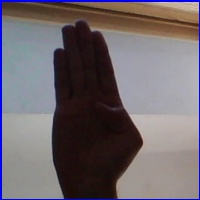
#> input picture Unidade3-PDI/Aula_4/dataset/asl_alphabet_train/asl_alphabet_train/B/B102.jpg, 200 x 200 px
$ python -i features.py   (imports and definitions only)   (older library calls are emulated)
#> lines starting #> are read from the running program, lines starting #| are printed output that depends on the picture; after the words box and inside, x2 and y2 are one past the last pixel; in counts of white or black regions, pixels touching at a corner belong together
### AV2/analise_dataset/segmentacao.py

import cv2
import numpy as np
import matplotlib.pyplot as plt

from PIL import Image

from .config import (
    CLEAN_DIR,
    OUTPUT_DIR,
    CLASSES,
    IMAGE_EXTENSIONS
)


def foreground_mask(imagem):
    """
    Gera uma máscara binária do objeto em primeiro plano.

    Parâmetros:
        imagem: imagem RGB em formato numpy.

    Retorno:
        Máscara binária uint8:
        255 = objeto
        0 = fundo
    """

    if imagem is None:
        raise ValueError("Imagem inválida para segmentação.")

    # Conversão para escala de cinza
    gray = cv2.cvtColor(
        imagem,
        cv2.COLOR_RGB2GRAY
    )
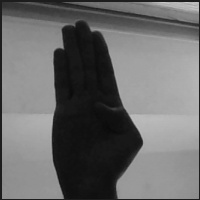
#> gray: shape (200, 200); min 10, max 203, mean 106.3

    # Suavização para reduzir ruídos
    gray = cv2.GaussianBlur(
        gray,
        (5, 5),
        0
    )
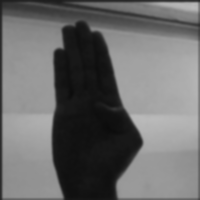
#> gray: shape (200, 200); min 11, max 187, mean 106.6

    # Limiarização automática de Otsu
    _, otsu = cv2.threshold(
        gray,
        0,
        255,
        cv2.THRESH_BINARY + cv2.THRESH_OTSU
    )
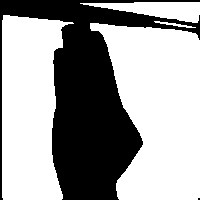
#> otsu: shape (200, 200); 62.3% white; 2 black regions (1 under 20 px), largest, box (x1, y1, x2, y2) and area: (0, 0, 200, 200) 15084

    # Identificação da intensidade média das bordas
    bordas = np.concatenate([
        gray[0, :],
        gray[-1, :],
        gray[:, 0],
        gray[:, -1]
    ])
#> bordas = 800 values, max 126 at index 606, min 20 at index 293, mean 67.38

    intensidade_fundo = np.median(bordas)
#> intensidade_fundo = 46

    # Seleciona a polaridade mais adequada
    if intensidade_fundo > np.median(gray):
        mascara = cv2.bitwise_not(otsu)
    else:
        mascara = otsu

    # Operações morfológicas
    kernel = np.ones((5, 5), np.uint8)

    mascara = cv2.morphologyEx(
        mascara,
        cv2.MORPH_CLOSE,
        kernel
    )
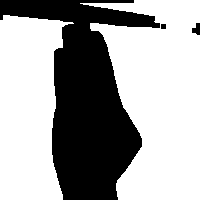
#> mascara: shape (200, 200); 64.3% white; 3 black regions, box (x1, y1, x2, y2) and area: (0, 0, 160, 200) 14206, (192, 23, 200, 35) 67, (161, 24, 166, 29) 25

    mascara = cv2.morphologyEx(
        mascara,
        cv2.MORPH_OPEN,
        np.ones((3, 3), np.uint8)
    )
#> mascara: shape (200, 200); 64.2% white; 2 black regions

    # Identifica os contornos externos
    contornos, _ = cv2.findContours(
        mascara,
        cv2.RETR_EXTERNAL,
        cv2.CHAIN_APPROX_SIMPLE
    )
#> contornos = 2 contours; box (x1, y1, x2, y2) and area: (89, 0, 200, 200) 15044, (0, 15, 68, 200) 10000

    # Mantém somente o maior componente
    if contornos:
        maior_contorno = max(
            contornos,
            key=cv2.contourArea
        )
#> maior_contorno = contour of 156 points, box (x1, y1, x2, y2) (89, 0, 200, 200), area 15044
        mascara_final = np.zeros_like(mascara)
        cv2.drawContours(
            mascara_final,
            [maior_contorno],
            -1,
            255,
            thickness=cv2.FILLED
        )
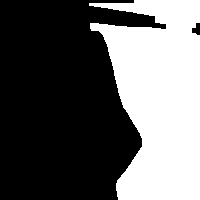
#> mascara_final: shape (200, 200); 38.6% white; 1 white region
        return mascara_final

    # Caso não seja encontrado um objeto
    return np.ones_like(gray, dtype=np.uint8) * 255


# [54 lines left out: function run, not called in this run]


# [2 lines that do not run on import are left out]

### AV2/analise_dataset/features.py

import json
from pathlib import Path

import cv2
import numpy as np
import pandas as pd

from skimage.feature import (
    local_binary_pattern,
    hog,
    graycomatrix,
    graycoprops
)

from .config import OUTPUT_DIR
from .preprocessamento import preprocess_image
from .segmentacao import foreground_mask


# [87 lines left out: functions extrair_cor, extrair_textura, not called in this run]


def extrair_forma(imagem):
    mascara = foreground_mask(imagem)

    altura, largura = mascara.shape
#> altura = 200; largura = 200

    contornos, _ = cv2.findContours(
        mascara,
        cv2.RETR_EXTERNAL,
        cv2.CHAIN_APPROX_SIMPLE
    )
#> contornos = 1 contour; box (x1, y1, x2, y2) and area: (89, 0, 200, 200) 15044

    caracteristicas = {}

    if contornos:
        contorno = max(
            contornos,
            key=cv2.contourArea
        )
#> contorno has the same summary as maior_contorno in foreground_mask

        area = cv2.contourArea(contorno)
#> area = 15044.5
        perimetro = cv2.arcLength(contorno, True)
#> perimetro = 792

        x, y, w, h = cv2.boundingRect(contorno)
#> x = 89; y = 0; w = 111; h = 200

        circularidade = (
            4 * np.pi * area / (perimetro ** 2 + 1e-9)
        )
#> circularidade = 0.301

        momentos = cv2.moments(contorno)
#> momentos = moments, m00 15044.5, centre m10/m00, m01/m00 = (159.1, 97.46)

        hu = cv2.HuMoments(momentos).flatten()
#> hu = [0.26, 0.033, 0.000587, 9.31e-05, 9.69e-09, 1.01e-05, -1.95e-08]

        caracteristicas.update({
            "forma_area": float(area / (altura * largura)),
            "forma_perimetro": float(
                perimetro / (2 * (altura + largura))
            ),
            "forma_circularidade": float(circularidade),
            "forma_proporcao": float(w / (h + 1e-9))
        })

        for i, valor in enumerate(hu):
            caracteristicas[f"hu_{i}"] = float(
                -np.sign(valor) * np.log10(abs(valor) + 1e-30)
            )
#> this loop made 7 passes
#> valor on passes 1 to 7: 0.26, 0.033, 0.000587, 9.31e-05, 9.69e-09, 1.01e-05, -1.95e-08
#> after the loop, caracteristicas = 11 items

    else:
        caracteristicas.update({
            "forma_area": 0,
            "forma_perimetro": 0,
            "forma_circularidade": 0,
            "forma_proporcao": 0
        })

        for i in range(7):
            caracteristicas[f"hu_{i}"] = 0

    return caracteristicas


# [90 lines left out: functions extrair_hog, extrair_caracteristicas, construir_dataframe, run, not called in this run]


# [2 lines not run here, left out]

>>> import cv2
>>> picture = cv2.cvtColor(cv2.imread('../../Unidade3-PDI/Aula_4/dataset/asl_alphabet_train/asl_alphabet_train/B/B102.jpg'), cv2.COLOR_BGR2RGB)
>>> result = extrair_forma(picture)
#> result = 11 items

$ run again, on Unidade3-PDI/Aula_4/dataset/asl_alphabet_train/asl_alphabet_train/B/B13.jpg
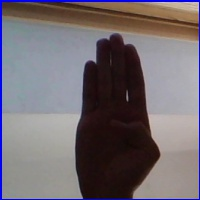
#> input picture Unidade3-PDI/Aula_4/dataset/asl_alphabet_train/asl_alphabet_train/B/B13.jpg, 200 x 200 px
#> in foreground_mask, `_, otsu = cv2.threshold( gray, 0, 255, cv2.THRESH_BINARY + cv2.THRESH_..`:
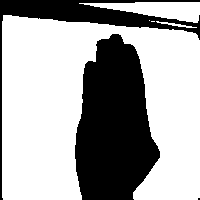
#> otsu: shape (200, 200); 65.2% white; 3 black regions (1 under 20 px), largest, box (x1, y1, x2, y2) and area: (75, 34, 160, 200) 10225, (0, 0, 200, 200) 3693
#> bordas = 800 values, max 127 at index 606, min 21 at index 286, mean 67.77
#> intensidade_fundo = 46
#> in foreground_mask, `mascara = cv2.morphologyEx( mascara, cv2.MORPH_CLOSE, kernel )`:
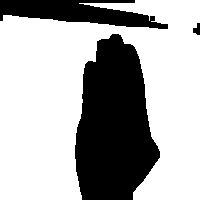
#> mascara: shape (200, 200); 67.2% white; 3 black regions, box (x1, y1, x2, y2) and area: (75, 34, 160, 200) 10222, (0, 0, 168, 29) 2856, (193, 23, 200, 35) 57
#> in foreground_mask, `contornos, _ = cv2.findContours( mascara, cv2.RETR_EXTERNAL, cv2.CHAIN..`: contornos = 1 contour; box (x1, y1, x2, y2) and area: (0, 0, 200, 200) 26204
#> maior_contorno = contour of 216 points, box (x1, y1, x2, y2) (0, 0, 200, 200), area 26204
#> contorno has the same summary as maior_contorno in foreground_mask
#> area = 26203.5
#> perimetro = 1322.4
#> x = 0; w = 200
#> circularidade = 0.188
#> momentos = moments, m00 26203.5, centre m10/m00, m01/m00 = (96.11, 99.7)
#> hu = [0.29, 0.00315, 3.76e-05, 0.000325, 3.37e-08, 2.95e-06, 1.26e-08]
#> the loop in extrair_forma, `for i, valor in enumerate(hu):` made 7 passes
#> valor on passes 1 to 7: 0.29, 0.00315, 3.76e-05, 0.000325, 3.37e-08, 2.95e-06, 1.26e-08
#> after the loop in extrair_forma, `for i, valor in enumerate(hu):`: caracteristicas = 11 items

$ run again, on Unidade3-PDI/Aula_4/dataset/asl_alphabet_train/asl_alphabet_train/B/B137.jpg
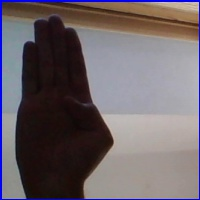
#> input picture Unidade3-PDI/Aula_4/dataset/asl_alphabet_train/asl_alphabet_train/B/B137.jpg, 200 x 200 px
#> in foreground_mask, `_, otsu = cv2.threshold( gray, 0, 255, cv2.THRESH_BINARY + cv2.THRESH_..`:
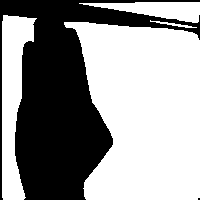
#> otsu: shape (200, 200); 59.3% white; 2 black regions (1 under 20 px), largest, box (x1, y1, x2, y2) and area: (0, 0, 200, 200) 16257
#> bordas = 800 values, max 127 at index 607, min 21 at index 256, mean 67.04
#> intensidade_fundo = 45
#> in foreground_mask, `contornos, _ = cv2.findContours( mascara, cv2.RETR_EXTERNAL, cv2.CHAIN..`: contornos = 2 contours; box (x1, y1, x2, y2) and area: (64, 0, 200, 200) 20171, (0, 15, 35, 200) 3761
#> maior_contorno = contour of 153 points, box (x1, y1, x2, y2) (64, 0, 200, 200), area 20171
#> in foreground_mask, `cv2.drawContours( mascara_final, [maior_contorno], -1, 255, thickness=..`:
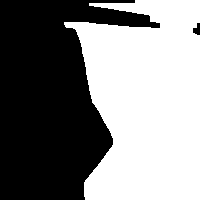
#> mascara_final: shape (200, 200); 51.4% white; 2 black regions
#> in extrair_forma, `contornos, _ = cv2.findContours( mascara, cv2.RETR_EXTERNAL, cv2.CHAIN..`: contornos = 1 contour; box (x1, y1, x2, y2) and area: (64, 0, 200, 200) 20171
#> contorno has the same summary as maior_contorno in foreground_mask
#> area = 20171
#> perimetro = 836.6
#> x = 64; y = 0; w = 136; h = 200
#> circularidade = 0.362
#> momentos = moments, m00 20171, centre m10/m00, m01/m00 = (146, 101.6)
#> hu = [0.209, 0.0116, 7.62e-05, 5.27e-06, -1.05e-10, -2.57e-07, 4.52e-12]
#> the loop in extrair_forma, `for i, valor in enumerate(hu):` made 7 passes
#> valor on passes 1 to 7: 0.209, 0.0116, 7.62e-05, 5.27e-06, -1.05e-10, -2.57e-07, 4.52e-12
#> after the loop in extrair_forma, `for i, valor in enumerate(hu):`: caracteristicas = 11 items
